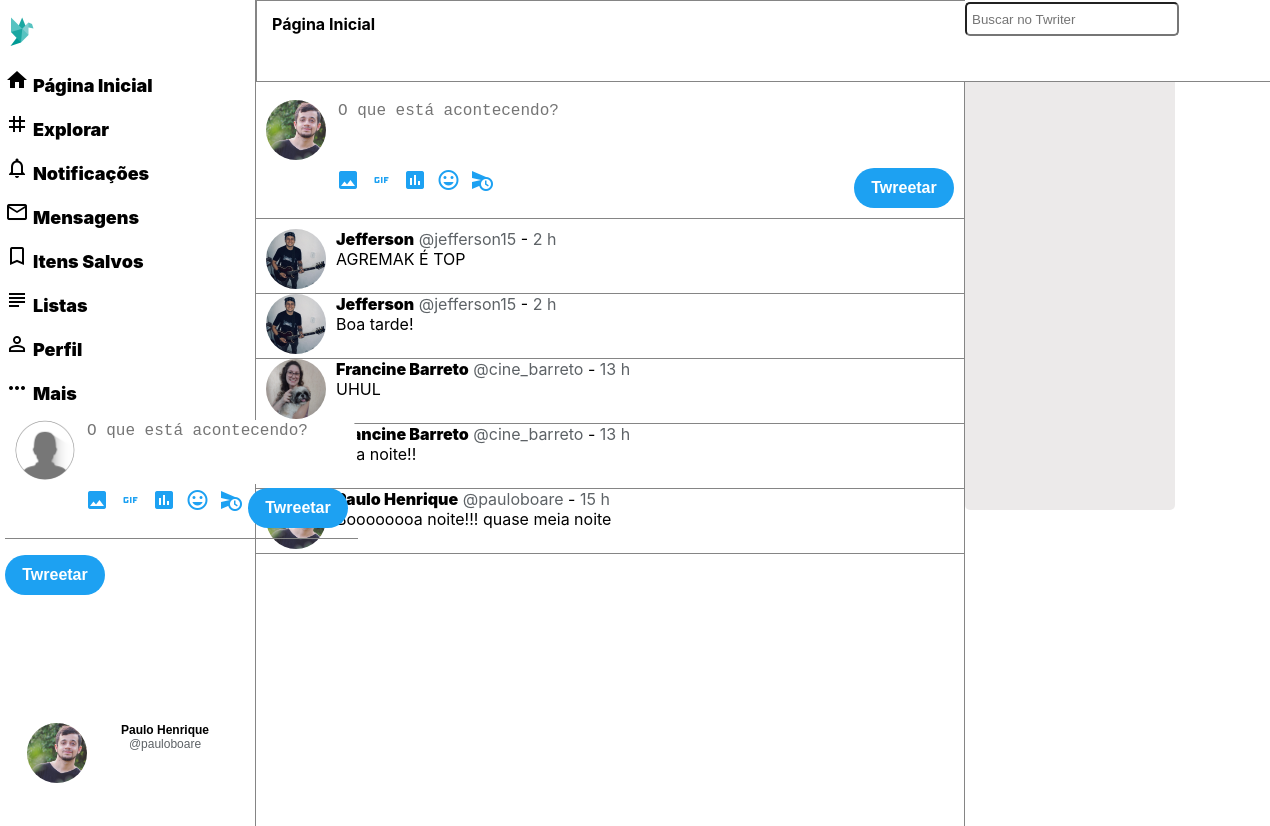
Page /home (signed in) on the committed database.
### tables this page shows
CREATE TABLE IF NOT EXISTS `tb_users` (
  `id_users` int(6) NOT NULL,
  `username` varchar(12) NOT NULL,
  `name` varchar(32) NOT NULL,
  `password` varchar(40) NOT NULL,
  `avatar` varchar(40) NOT NULL,
  `bio` varchar(160) NOT NULL,
  `local` varchar(30) NOT NULL,
  `site` varchar(100) NOT NULL,
  `nascimento` date NOT NULL,
  `since` date NOT NULL
);

CREATE TABLE IF NOT EXISTS `tb_posts` (
  `id_posts` int(6) NOT NULL,
  `fk_user` int(6) NOT NULL,
  `post` varchar(144) NOT NULL,
  `datatime` datetime NOT NULL,
  `timestamp` varchar(50) NOT NULL
);

### post-model.php (the view, shortened to what this page needs)
 <?php
                $userSession=$_SESSION['id-user'];
                include "connect.php";
if((basename($_SERVER['PHP_SELF'],'.php')=='home') AND (!isset($_GET['search']))){
                $sql = mysqli_query($connect, "SELECT * FROM tb_posts
                left JOIN tb_follow ON tb_posts.fk_user = tb_follow.user_following
                inner join tb_users on tb_posts.fk_user = tb_users.id_users
                WHERE tb_follow.user_on=$userSession
                OR tb_posts.fk_user =$userSession
                GROUP BY id_posts
                ORDER BY datatime DESC");
}
                while ($result=mysqli_fetch_array($sql)) {
                    $dataStart = $result['datatime'];
                    $dataNow = date("Y-m-d H:i:s");
                    $unix_Start = strtotime($dataStart);
                    $unix_Now = strtotime($dataNow);
                    $hours    = floor(($unix_Now - $unix_Start) / 3600);
                    $minutes  = floor((($unix_Now - $unix_Start) - ($hours * 3600)) / 60);
                    if($hours<1){
                        $crhonology= round($minutes,0);
                        $typeTime=" min";
                    }
                    elseif($hours>=1 and $hours<24){
                        $crhonology= round($hours,0);
                        $typeTime=" h";
                    }
                    else {
                        $date = $result['datatime'];
	                    $crhonology=strftime('%d de %b', strtotime( $date ));
                        $typeTime="";
                    }
                    echo "<article id='posts'>
                    <div id='user-avatar'>
                    <a href='".$result['username']."'><img src=img/".$result['avatar']." class='img-avatar'></a>
                    </div>
                    <div id='post-single'> <a href='".$result['username']."' class='post-name-title'>".
                    $result['name']."</a> <a href='".$result['username']."' class='post-username-title'> @".$result['username']."</a> - <span class='post-chronology-title'> <a href=status.php?status=".$result['timestamp'].">".$crhonology. " ".$typeTime. "</a></span><br>".
                    $result['post'].
                    "</div>
                    </article>";
                }
                ?>

### header.php (shortened to what this page needs)
<!DOCTYPE html>
<html lang="pt-br">
<head>
    <link rel="stylesheet" href="css/style.css">
</head>
<body>
<?php
                include "connect.php";
                $idProfile=$_SESSION['id-user'];
                $sqlUser="SELECT * FROM tb_users WHERE id_users=$idProfile";
                $resultUser=mysqli_query($connect, $sqlUser);
                if (mysqli_num_rows($resultUser)) {
                $dataUser=mysqli_fetch_array($resultUser);
                $avatarProfile=$dataUser['avatar'];
                }
?>
<div id="container" class="fullheight">
<header role="banner" class="fullheight">
    <div id="header-left">
        <nav role="navigation">
        <a href="home" role="link" class="nav-link"><div class="link-title"><img src="img/logo.png" id="nav-logo"></div></a>
        <a href="home" role="link" class="nav-link"><div class="link-title"><span class="material-icons">home</span><span>Página Inicial</span></div></a>
        <a href="#" role="link" class="nav-link"><div class="link-title"><span class="material-icons">tag</span><span>Explorar</span></div></a>
        <a href="#" role="link" class="nav-link"><div class="link-title"><span class="material-icons">notifications_none</span><span>Notificações</span></div></a>
        <a href="#" role="link" class="nav-link"><div class="link-title"><span class="material-icons">mail_outline</span><span>Mensagens</span></div></a>
        <a href="#" role="link" class="nav-link"><div class="link-title"><span class="material-icons">bookmark_border</span><span>Itens Salvos</span></div></a>
        <a href="#" role="link" class="nav-link"><div class="link-title"><span class="material-icons">subject</span><span>Listas</span></div></a>
        <a href="<?php echo $_SESSION['user-checked'];?>" role="link" class="nav-link"><div class="link-title"><span class="material-icons">perm_identity</span><span>Perfil</span></div></a>
        <a href="#" role="link" class="nav-link"><div class="link-title"><span class="material-icons">more_horiz</span><span>Mais</span></div></a>
        </nav>
        <div class="twreetar">
            <?php include "modal.php"; ?>
        </div>
        <div id="acount">
<button id="dropup">
    <?php
       echo "<div id='myacount'>
       <div id='user-avatar'>
       <img src='img/".$avatarProfile."' class='img-avatar'>
       </div>
       <div id='post-single'> <span class='post-name-title'>"
       .$_SESSION['name']."</span> <br>
       <span class='post-username-title'>@"
       .$_SESSION['user-checked'].
       "</span></div></div>";
    ?>
    </button>
        </div>
    </div>
</header>

### form-post.php (shortened to what this page needs)
<?php
include "connect.php";
$idProfile=$_SESSION['id-user'];
$sqlUser="SELECT * FROM tb_users WHERE id_users=$idProfile";
$resultUser=mysqli_query($connect, $sqlUser);
if (mysqli_num_rows($resultUser)) {
$dataUser=mysqli_fetch_array($resultUser);
$avatarProfile=$dataUser['avatar'];
}
?>
<div id="feed-form">
                    <div id='form-avatar'>
                        <img src="img/<?php echo $avatarProfile;?>" id="img-avatar">
                    </div>
                    <div id='mypost'>
                        <form method="post">
                            <textarea name="post" id="twretar" placeholder="O que está acontecendo?"></textarea>
                            <div class="twreetar">
                                <div id="btns-forms">
                                    <div id="btns-left">
                                       <span class="material-icons btns-left">insert_photo</span>
                                       <span class="material-icons btns-left">gif</span>
                                       <span class="material-icons btns-left">poll</span>
                                       <span class="material-icons btns-left">mood</span>
                                       <span class="material-icons btns-left">schedule_send</span>
                                    </div>
                                    <div id="btns-right">
                                        <input type="submit" id="btn-post" value="Twreetar" onClick='window.location.reload()'>
                                    </div>
                                </div>
                            </div>
                            </form>
                    </div>
</div>

### css/style.css (style rules this page uses)
body { font-family: BlinkMacSystemFont, "Segoe UI", Roboto, Helvetica, Arial, sans-serif; margin: 0; }
#container { display: flex; margin: auto; width: 1260px; }
header { flex-grow: 1; min-width:250px; max-width:250px; }
#nav-logo { width: 32px; display: inline; }
.nav-link { text-decoration: none; }
.link-title { margin: 16px 0 16px 0; font-size: 18px; color: #000000; font-weight: 900; display: block; }
.link-title { display: block; }
.material-icons { margin-right: 4px; font-size: 18px; color: #000000; font-weight: 900; }
.link-title span { align-content: center; }
#acount { position: relative; top: 100px; }
#myacount { display: flex; }
#twretar { resize: none; border: none; border-radius: 10px; font-size: 16px; width: 98%; height: 60px; outline:none; }
#header-left { position: fixed; }
.fullheight { min-height: 969px; }
#feed-form { display: flex; border-bottom: 1px rgb(133, 133, 133) solid; padding-bottom: 10px; margin-bottom: 10px;; }
#posts { display: flex; border-bottom: rgb(133, 133, 133) solid 1px; }
.img-avatar, #img-avatar { border-radius: 50%; width: 60px; height: 60px; margin-left: 10px; }
#post-single, #mypost { margin-left: 10px; width: 100%; }
#btns-forms { display: flex; }
#btns-left { flex-grow: 1; }
.btns-left { width: 25px; height: 25px; background: #ffffff; color: rgba(29,161,242,1.00); border-radius: 5px; }
#btns-right { flex-grow: 1; display:flex; justify-content: flex-end; margin-right: 10px; }
#btn-post { width: 100px; height: 40px; border: none; border-radius: 40px; background: rgba(29,161,242,1.00); color: #ffffff; font-weight: 900; font-size: 16px; }
.post-name-title, .post-name-title-profile { color: #000000; font-weight: 900; text-decoration: none; }
.post-username-title { color: #5d6266; text-decoration: none; }
#dropup { color: #000000; width: 240px; background: #FFFFFF; padding: 12px; font-size: 12px; border: none; border-radius: 50px; }
.count-follow a, .post-chronology-title a { color: #5d6266; text-decoration: none; }

### rows in the picture
tb_users: avatar (picture)
tb_posts: fk_user.avatar (picture), fk_user.name "Jefferson", fk_user.username "jefferson15", datatime "2", datatime "h", post "AGREMAK É TOP"
tb_posts: fk_user.avatar (picture), fk_user.name "Jefferson", fk_user.username "jefferson15", datatime "2", datatime "h", post "Boa tarde!"
tb_posts: fk_user.avatar (picture), fk_user.name "Francine Barreto", fk_user.username "cine_barreto", datatime "13", datatime "h", post "UHUL"
tb_posts: fk_user.name "Francine Barreto", fk_user.username "cine_barreto", datatime "13", datatime "h", post "Boa noite!!"
tb_posts: fk_user.name "Paulo Henrique", fk_user.username "pauloboare", datatime "15", datatime "h", post "Boooooooa noite!!! quase meia noite"

### other values in the picture
$_SESSION['name'] "Paulo Henrique"
$_SESSION['user-checked'] "pauloboare"
